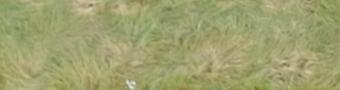
#> input picture BachlorProjekt/scripts/cropping/cropped/170707_Min_250.jpeg, 340 x 90 px; its folder holds 4 pictures in this run
$ jupyter execute --allow-errors Crop.ipynb   (older library calls are emulated)
#> lines starting #> are read from the running program, lines starting #| are printed output that depends on the picture
### BachlorProjekt/scripts/cropping/load_read_name_extractor.py
import glob
import numpy as np
from skimage.io import imread
import os

#Load all pictures in the folder
def read_img(img_list, img):
#> called with img = 'cropped/170707_Min_250.jpeg'
    n = imread(img)
#> n is the input picture: shape (90, 340, 3); mean R, G, B 159.4, 161.2, 111.3
    img_list.append(n)
    return img_list
def load_name_and_img(path):
    names = glob.glob(path)
    img_list_names = []
    img_list= []
    cv_image = [read_img(img_list, img) for img in names]
#> call 2 of read_img, with img = 'cropped/180514_Bj_200.jpeg'
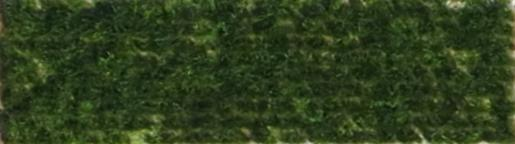
#> input picture BachlorProjekt/scripts/cropping/cropped/180514_Bj_200.jpeg, 515 x 144 px
#> in read_img, n is the input picture: shape (144, 515, 3); mean R, G, B 46.3, 62.4, 29.2
#> call 3 of read_img, with img = 'cropped/180514_Min_450.jpeg'
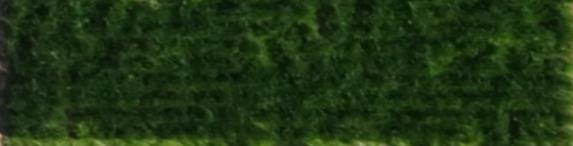
#> input picture BachlorProjekt/scripts/cropping/cropped/180514_Min_450.jpeg, 573 x 146 px
#> in read_img, n is the input picture: shape (146, 573, 3); mean R, G, B 30.1, 51.2, 19.1
#> call 4 of read_img, with img = 'cropped/180523_Min_225.jpeg'
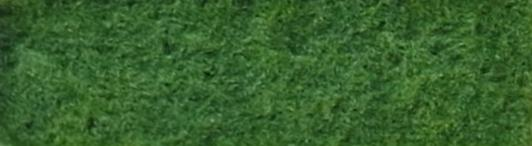
#> input picture BachlorProjekt/scripts/cropping/cropped/180523_Min_225.jpeg, 532 x 146 px
#> in read_img, n is the input picture: shape (146, 532, 3); mean R, G, B 55.1, 97.7, 44.5
#> cv_image = 4 items
    return img_list, names
# [16 lines left out: function it_name_extract_labels_from_img, not called in this run]

def it_name_extract_labels_from_img_jpeg(names):
    plots = []
    temp = []

    for i in range(len(names)):
        t0=0
        t1=0
        name_t = os.path.basename(names[i])
        _counter = 0
        #name_t = name_t.replace(".tif", "")
        for j in range(1,len(name_t)):
            if (names[i][-j] == "_"):
                if (_counter == 1):
                    temp.append(name_t[-(j-1):len(name_t)].replace(".jpeg", ""))
                    break
                _counter = _counter +1
        temp.append(name_t.replace("_"+ temp[0] + ".jpeg", ""))
        t0 = temp[0]
        t1= temp[1]

        temp[0] = t1
        temp[1] = t0

        plots.append(temp)
        temp = []
    return plots
# [20 lines left out: functions save_in_txt, it_name_extract_labels_from_img_jpeg_old, not called in this run]

### BachlorProjekt/scripts/cropping/Crop.ipynb
[cell 1]
import matplotlib.pyplot as plt
from skimage import io
from skimage import color
from skimage.transform import resize
import math
from skimage.feature import hog
import numpy as np
import glob
import os
#importing required libraries
from skimage.io import imread
from skimage.transform import resize
from skimage.feature import hog
from skimage import exposure
import matplotlib.pyplot as plt

import cv2  # importing cv
import imutils

import load_read_name_extractor as lrne

[cell 2]
# [40 lines left out: functions fix_mask, top_pix, buttom_pix, left_pix, right_pix, instanciate, not called in this run]

[cell 3]
def find_left_corner (img):
    n_c = len(img[0])
    n_r = len(img)
    for c in range(n_c):
        for r in range(n_r):
            if (img[r][c][3] == 255):
                #print("r =" ,r, "c =" ,c)
                return r, c

# [8 lines left out: function find_right_corner, not called in this run]
def it_rotate_img(img_list, names):
    angle = 0
    for i in range(len(img_list)):
        r1, c1 = find_left_corner (img_list[i])
        r2, c2 = find_right_corner (img_list[i])
        a = r1 - r2
        c = c2 - c1
        try:
            angle = np.degrees(np.arctan(a/c))
        except:
            print(names[i])
        #Decides wether the picture i tilted to the right or
        # to the left and adds 90 degrees if it is tilted to the left
        #This statement doesnt work for 170707_Bj so we removed this for that flight
        if (c2 < 200):
            img_list[i] = imutils.rotate(img_list[i], angle=-angle-90)
        else:
            img_list[i] = imutils.rotate(img_list[i], angle=-angle)
    return img_list

# [52 lines left out: functions it_crop_img, it_hog, save_img_list, reshape, find_mean_shape, not called in this run]

[cell 4]
img_list, names = lrne.load_name_and_img('cropped/*.jpeg')
#> img_list = 4 items; names = ['cropped/170707_Min_250.jpeg', 'cropped/180514_Bj_200.jpeg', 'cropped/180514_Min_450.jpeg', 'cropped/180523_Min_225.jpeg']

[cell 5]
print(len(img_list))
#| 4
names[0]
#> Out = 'cropped/170707_Min_250.jpeg'

[cell 6]
list_test = lrne.it_name_extract_labels_from_img_jpeg(names)
#> the loop in it_name_extract_labels_from_img_jpeg, `for i in range(len(names)):` made 4 passes
#> (t0, t1) on passes 1 to 4: ('Min_250', '170707'), ('Bj_200', '180514'), ('Min_450', '180514'), ('Min_225', '180523')
#> after the loop in it_name_extract_labels_from_img_jpeg, `for i in range(len(names)):`: plots = [['170707', 'Min_250'], ['180514', 'Bj_200'], ['180514', 'Min_450'], ['180523', 'Min_225']]
#> list_test has the same summary as plots in it_name_extract_labels_from_img_jpeg

[cell 7]
print(list_test[0])
#| ['170707', 'Min_250']

[cell 8]
def it_process(img_list, names):
    img_list = it_rotate_img(img_list, names)
#> the loop in it_rotate_img, `for i in range(len(img_list)):` made 1 pass
#> (n_c in find_left_corner, n_r in find_left_corner) on pass 1: (340, 90)
#> after the loop in it_rotate_img, `for i in range(len(img_list)):`: img_list = 4 items
